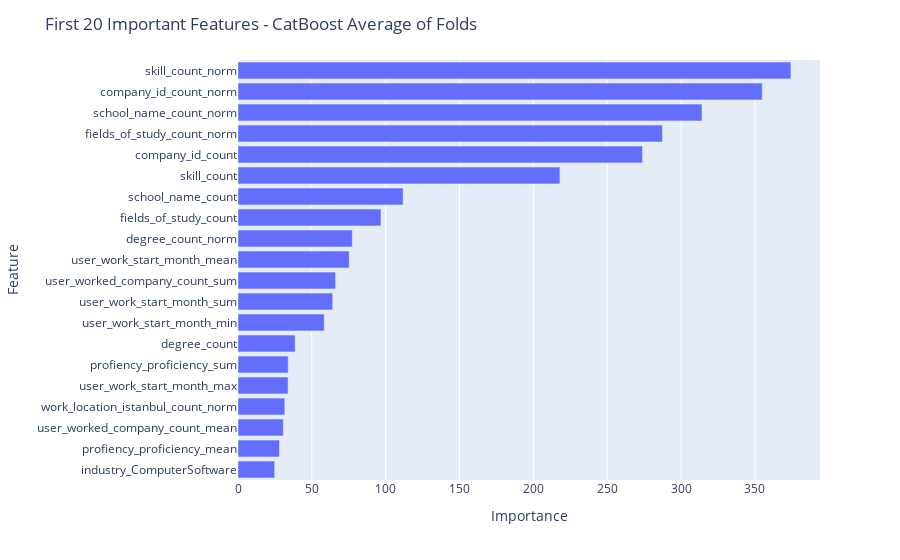

Notebook code for this chart:
### Code cell
test = pd.read_csv("./test_user_lang_work_skill.csv")
test = test.merge(education_js_test_agg, on="user_id", how="left")
test.drop(columns=["user_id"],inplace=True)

models = encode_test(education_js_train_agg)
model_preds = [model.predict(test) for model in models]
model_preds

### Figure 1 — Plotly figure (JSON) as saved in the notebook; plotly's stock layout.template omitted (floating-point values rounded to 4 significant figures)
{"data": [{"alignmentgroup": "True", "hovertemplate": "Importance=%{x}<br>Feature=%{y}<extra></extra>", "legendgroup": "", "marker": {"color": "#636efa", "pattern": {"shape": ""}}, "name": "", "offsetgroup": "", "orientation": "h", "showlegend": false, "textposition": "auto", "type": "bar", "x": [24.8, 28.1, 30.7, 31.7, 33.9, 34, 38.7, 58.4, 64.1, 66.1, 75.3, 77.4, 96.8, 111.8, 218, 273.9, 287.4, 314.2, 355, 374.4], "xaxis": "x", "y": ["industry_ComputerSoftware", "profiency_proficiency_mean", "user_worked_company_count_mean", "work_location_istanbul_count_norm", "user_work_start_month_max", "profiency_proficiency_sum", "degree_count", "user_work_start_month_min", "user_work_start_month_sum", "user_worked_company_count_sum", "user_work_start_month_mean", "degree_count_norm", "fields_of_study_count", "school_name_count", "skill_count", "company_id_count", "fields_of_study_count_norm", "school_name_count_norm", "company_id_count_norm", "skill_count_norm"], "yaxis": "y"}], "layout": {"barmode": "relative", "legend": {"tracegroupgap": 0}, "margin": {"t": 60}, "title": {"text": "First 20 Important Features - CatBoost Average of Folds"}, "xaxis": {"anchor": "y", "domain": [0, 1], "title": {"text": "Importance"}}, "yaxis": {"anchor": "x", "domain": [0, 1], "title": {"text": "Feature"}}}}
